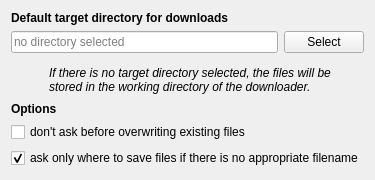
<?xml version="1.0" encoding="UTF-8"?>
<ui version="4.0">
 <class>QtGui::TargetPage</class>
 <widget class="QWidget" name="QtGui::TargetPage">
  <property name="geometry">
   <rect>
    <x>0</x>
    <y>0</y>
    <width>331</width>
    <height>180</height>
   </rect>
  </property>
  <property name="windowTitle">
   <string>Target directory</string>
  </property>
  <layout class="QVBoxLayout" name="verticalLayout">
   <item>
    <widget class="QLabel" name="defaultTargetDirLabel">
     <property name="sizePolicy">
      <sizepolicy hsizetype="Preferred" vsizetype="Fixed">
       <horstretch>0</horstretch>
       <verstretch>0</verstretch>
      </sizepolicy>
     </property>
     <property name="styleSheet">
      <string notr="true">font-weight: bold;</string>
     </property>
     <property name="text">
      <string>Default target directory for downloads</string>
     </property>
    </widget>
   </item>
   <item>
    <layout class="QHBoxLayout" name="horizontalLayout_2">
     <item>
      <widget class="QLineEdit" name="defaultTargetLineEdit">
       <property name="placeholderText">
        <string>no directory selected</string>
       </property>
      </widget>
     </item>
     <item>
      <widget class="QPushButton" name="selectDefaultDirPushButton">
       <property name="text">
        <string>Select</string>
       </property>
      </widget>
     </item>
    </layout>
   </item>
   <item>
    <layout class="QHBoxLayout" name="horizontalLayout_3">
     <property name="topMargin">
      <number>5</number>
     </property>
     <item>
      <widget class="QGraphicsView" name="infoIconGraphicsView">
       <property name="sizePolicy">
        <sizepolicy hsizetype="Fixed" vsizetype="Fixed">
         <horstretch>0</horstretch>
         <verstretch>0</verstretch>
        </sizepolicy>
       </property>
       <property name="maximumSize">
        <size>
         <width>32</width>
         <height>32</height>
        </size>
       </property>
       <property name="styleSheet">
        <string notr="true">background: transparent;</string>
       </property>
       <property name="frameShape">
        <enum>QFrame::NoFrame</enum>
       </property>
       <property name="verticalScrollBarPolicy">
        <enum>Qt::ScrollBarAlwaysOff</enum>
       </property>
       <property name="horizontalScrollBarPolicy">
        <enum>Qt::ScrollBarAlwaysOff</enum>
       </property>
       <property name="backgroundBrush">
        <brush brushstyle="NoBrush">
         <color alpha="0">
          <red>0</red>
          <green>0</green>
          <blue>0</blue>
         </color>
        </brush>
       </property>
       <property name="sceneRect">
        <rectf>
         <x>0.000000000000000</x>
         <y>0.000000000000000</y>
         <width>32.000000000000000</width>
         <height>32.000000000000000</height>
        </rectf>
       </property>
      </widget>
     </item>
     <item>
      <widget class="QLabel" name="infoNoTargetDirLabel">
       <property name="sizePolicy">
        <sizepolicy hsizetype="Preferred" vsizetype="Fixed">
         <horstretch>0</horstretch>
         <verstretch>0</verstretch>
        </sizepolicy>
       </property>
       <property name="styleSheet">
        <string notr="true">font-style:italic;</string>
       </property>
       <property name="text">
        <string>If there is no target directory selected, the files will be stored in the working directory of the downloader.</string>
       </property>
       <property name="wordWrap">
        <bool>true</bool>
       </property>
      </widget>
     </item>
    </layout>
   </item>
   <item>
    <widget class="QLabel" name="optionsLabel">
     <property name="sizePolicy">
      <sizepolicy hsizetype="Preferred" vsizetype="Fixed">
       <horstretch>0</horstretch>
       <verstretch>0</verstretch>
      </sizepolicy>
     </property>
     <property name="styleSheet">
      <string notr="true">font-weight: bold;</string>
     </property>
     <property name="text">
      <string>Options</string>
     </property>
    </widget>
   </item>
   <item>
    <widget class="QCheckBox" name="overwriteCheckBox">
     <property name="text">
      <string>don't ask before overwriting existing files</string>
     </property>
    </widget>
   </item>
   <item>
    <widget class="QCheckBox" name="askOnlyWhenThereIsNoAppropriateFilenameCheckBox">
     <property name="text">
      <string>ask only where to save files if there is no appropriate filename</string>
     </property>
     <property name="checked">
      <bool>true</bool>
     </property>
    </widget>
   </item>
  </layout>
 </widget>
 <tabstops>
  <tabstop>infoIconGraphicsView</tabstop>
  <tabstop>defaultTargetLineEdit</tabstop>
  <tabstop>selectDefaultDirPushButton</tabstop>
  <tabstop>overwriteCheckBox</tabstop>
  <tabstop>askOnlyWhenThereIsNoAppropriateFilenameCheckBox</tabstop>
 </tabstops>
 <resources/>
 <connections/>
</ui>
